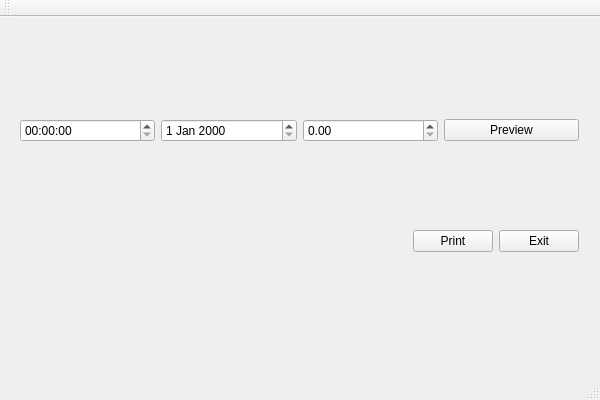
<?xml version="1.0" encoding="UTF-8"?>
<ui version="4.0">
 <class>MainWindow</class>
 <widget class="QMainWindow" name="MainWindow">
  <property name="geometry">
   <rect>
    <x>0</x>
    <y>0</y>
    <width>600</width>
    <height>400</height>
   </rect>
  </property>
  <property name="windowTitle">
   <string>MainWindow</string>
  </property>
  <widget class="QWidget" name="centralWidget">
   <widget class="QWidget" name="verticalLayoutWidget">
    <property name="geometry">
     <rect>
      <x>9</x>
      <y>9</y>
      <width>581</width>
      <height>321</height>
     </rect>
    </property>
    <layout class="QVBoxLayout" name="verticalLayout">
     <item>
      <layout class="QHBoxLayout" name="horizontalLayout">
       <item>
        <widget class="QTimeEdit" name="timeEdit"/>
       </item>
       <item>
        <widget class="QDateEdit" name="dateEdit"/>
       </item>
       <item>
        <widget class="QDoubleSpinBox" name="doubleSpinBox"/>
       </item>
       <item>
        <widget class="QPushButton" name="pushButton">
         <property name="text">
          <string>Preview</string>
         </property>
        </widget>
       </item>
      </layout>
     </item>
     <item>
      <layout class="QHBoxLayout" name="horizontalLayout_3"/>
     </item>
     <item>
      <layout class="QHBoxLayout" name="horizontalLayout_4">
       <item>
        <spacer name="horizontalSpacer">
         <property name="orientation">
          <enum>Qt::Horizontal</enum>
         </property>
         <property name="sizeHint" stdset="0">
          <size>
           <width>40</width>
           <height>20</height>
          </size>
         </property>
        </spacer>
       </item>
       <item>
        <widget class="QPushButton" name="pushButton_2">
         <property name="text">
          <string>Print</string>
         </property>
        </widget>
       </item>
       <item>
        <widget class="QPushButton" name="pushButton_3">
         <property name="text">
          <string>Exit</string>
         </property>
        </widget>
       </item>
      </layout>
     </item>
    </layout>
   </widget>
  </widget>
  <widget class="QMenuBar" name="menuBar">
   <property name="geometry">
    <rect>
     <x>0</x>
     <y>0</y>
     <width>600</width>
     <height>23</height>
    </rect>
   </property>
  </widget>
  <widget class="QToolBar" name="mainToolBar">
   <attribute name="toolBarArea">
    <enum>TopToolBarArea</enum>
   </attribute>
   <attribute name="toolBarBreak">
    <bool>false</bool>
   </attribute>
  </widget>
  <widget class="QStatusBar" name="statusBar"/>
 </widget>
 <layoutdefault spacing="6" margin="11"/>
 <resources/>
 <connections/>
</ui>
